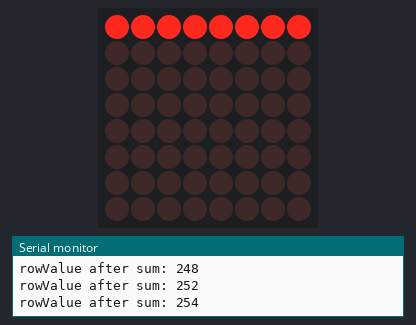
Recording of a sketch running on a simulated Arduino Uno, built with avr-gcc and run on an emulated ATmega328P. Shown: 8×8 LED matrix, the last lines printed to the serial monitor.

Above: at 0.2 s.
At 1.4 s:
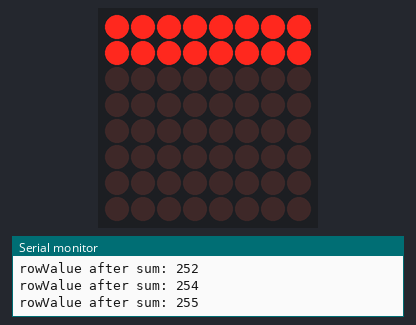
At 2.5 s:
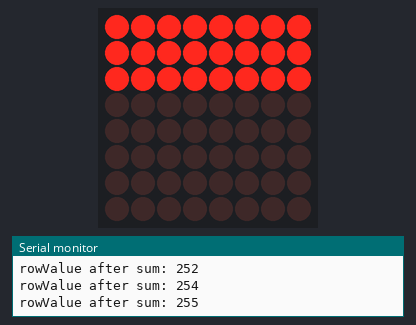
At 3.6 s:
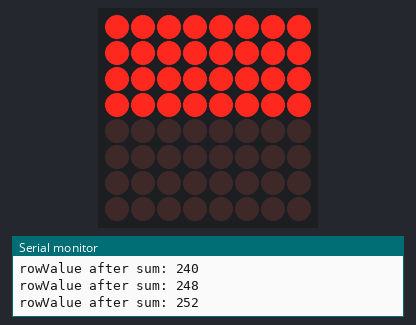
At 5.9 s:
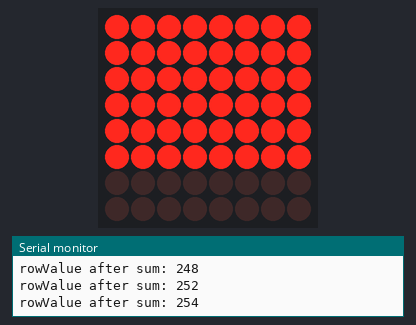
At 8.2 s:
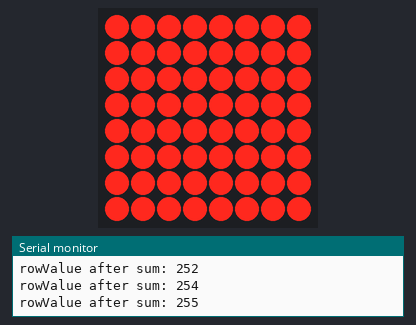

The sketch:

TestLedMatrix.ino.ino
```cpp
#include "LedControl.h"
int dim =  8;
int numRows =  8;
int numCols =  8;
char matrix[8][8] = { \
            { 'A','A','A','A','A','A','A','A' }, \
            { 'A','A','A','A','A','A','A','A' },\
            { 'A','A','A','A','A','A','A','A' },\
            { 'A','A','A','A','A','A','A','A' },\
            { 'A','A','A','A','A','A','A','A' },\
            { 'A','A','A','A','A','A','A','A' },\
            { 'A','A','A','A','A','A','A','A' },\
            { 'A','A','A','A','A','A','A','A' }\
          };

LedControl lc = LedControl(12,11,10,1);


void setup(){
  Serial.begin(9600);
  lc.shutdown(0,false);
  lc.clearDisplay(0);
  Serial.println("invocando o lcmatrix: ");
}

void clearMatrix(char matrix[8][8]){
  for (int row = 0; row < numRows; row++) {
    for (int col = 0; col < numCols ; col++) {
      matrix[row][col] = 'A';
    }
  }
  lc.clearDisplay(0);
}
void loop(){
//  acendeTodosUmPorUm( numRows,  numCols, matrix);
//  apagaTodosUmPorUm(numRows,  numCols, matrix);
//  acendeUmApagaAnterior(numRows,  numCols, matrix);
    //acende(numRows,  numCols);
   // acendeRowValue(numRows,  numCols);

   setLCMatrix(numRows,  numCols, matrix);
   delay(1000);
   lc.clearDisplay(0);
}

//int numRows, int numCols, char matrix[numRows][numCols]

void acendeTodosUmPorUm(int numRows, int numCols, char matrix[8][8]) {

  for (int row = 0; row < numRows; row++) {
    for (int col = 0; col < numCols ; col++) {
      matrix[row][col] = 'B';
      setLCMatrix(numRows, numCols, matrix);
      delay(500);
    }
  }
}

void apagaTodosUmPorUm(int numRows, int numCols, char matrix[8][8]) {

  for (int row = 0; row < numRows; row++) {
    for (int col = 0; col < numCols ; col++) {
      matrix[row][col] = 'A';
      setLCMatrix(numRows, numCols, matrix);
      delay(500);
    }
  }
}

void acendeUmApagaAnterior(int numRows, int numCols, char matrix[8][8]) {

  for (int row = 0; row < numRows; row++) {
    for (int col = 0; col < numCols ; col++) {
      matrix[row][col] = 'B';
      if(col > 0){
        matrix[row][col -1] = 'A';
      } else if(row > 0) {
        matrix[row -1][col] = 'A';
      }
      setLCMatrix(numRows, numCols, matrix);
      delay(500);
    }
  }
  lc.clearDisplay(0);
}
int intPow(int x, int pow)
{
    int ret = 1;
    while ( pow != 0 )
    {
        if ( (pow & 1) == 1 )
            ret *= x;
        x *= x;
        pow >>= 1;
    }
    return ret;
}
void setLCMatrix(int numRows, int numCols, char matrix[8][8]){
  //delay(5000);

  for (int row = 0; row < numRows; row++){
   // Serial.print("row: ");
    //Serial.println(row);
    //delay(5000);
    int rowValue = 0;
    //Serial.print("rowValue at the begin: ");
    //Serial.println(rowValue);
    //delay(5000);
    for (int col = 0; col < numCols ; col++){
     // Serial.print("col: ");
     // Serial.println(col );

     // delay(5000);
      if(matrix[row][col] == 'A') {
      //  Serial.print("[got an 'A' at (x,y): ");
      //  Serial.print(row);Serial.print(" ");Serial.println(col);
      //  Serial.print("pow(2, (7-col)): ");
      //  Serial.println(intPow(2, (7-col)));
        //delay(5000);
        //Serial.print("rowValue before sum: ");
       // Serial.println(rowValue);
        rowValue += intPow(2, (7-col));  //calcula o valor decimal correspondente à linha.
        Serial.print("rowValue after sum: ");
        Serial.println(rowValue);
        //delay(5000);
      }
    }
    lc.setRow(0,row,rowValue); //ligando os leds correspondentes à linha 'row'
    delay(1000);
  }
}

//OK
void acende(int numRows, int numCols) {

  for (int row = 0; row < numRows; row++) {
    for (int col = 0; col < numCols ; col++) {
      lc.setLed(0,col,row,true);
      delay(100);
    }
  }
  lc.clearDisplay(0);
}

//OK
void acendeRowValue(int numRows, int numCols) {

  for (int row = 0; row < numRows; row++) {
    int rowValue = 0;
    for (int col = 0; col < numCols ; col++) {
      rowValue += pow(2, (7-col));
      lc.setLed(0,row,col,true);
      delay(100);
    }
    lc.clearDisplay(0);
    delay(100);
  }

}
```

Measured:
- by itself, everything shown: repeats every 10.1 s, in 9 steps
- what the display in image 0 shows lasts 1.1 s, from 0.2 s to 1.3 s
- what the display in image 5 shows lasts 2.0 s, from 8.2 s to 10.2 s
